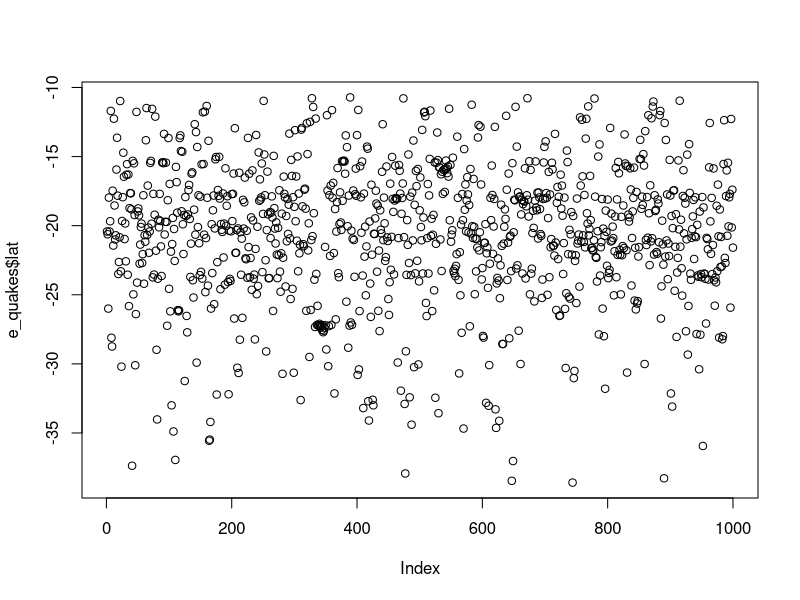
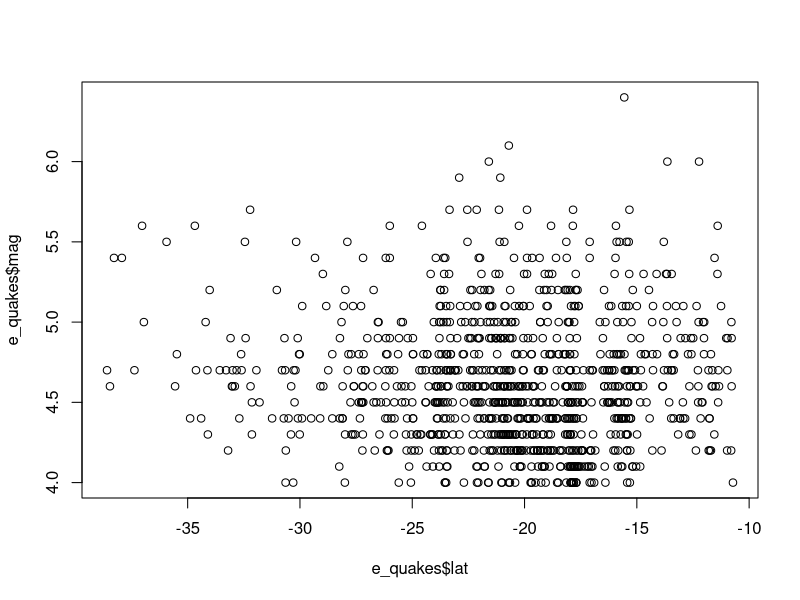
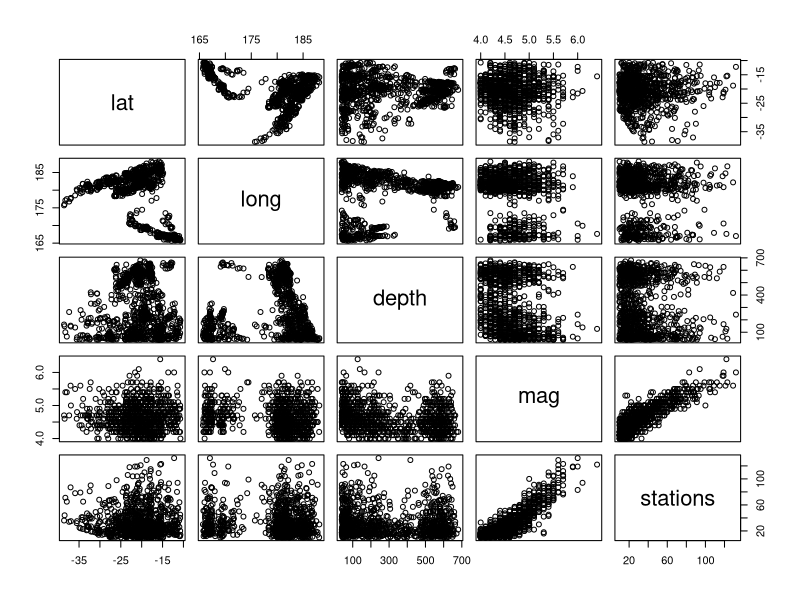
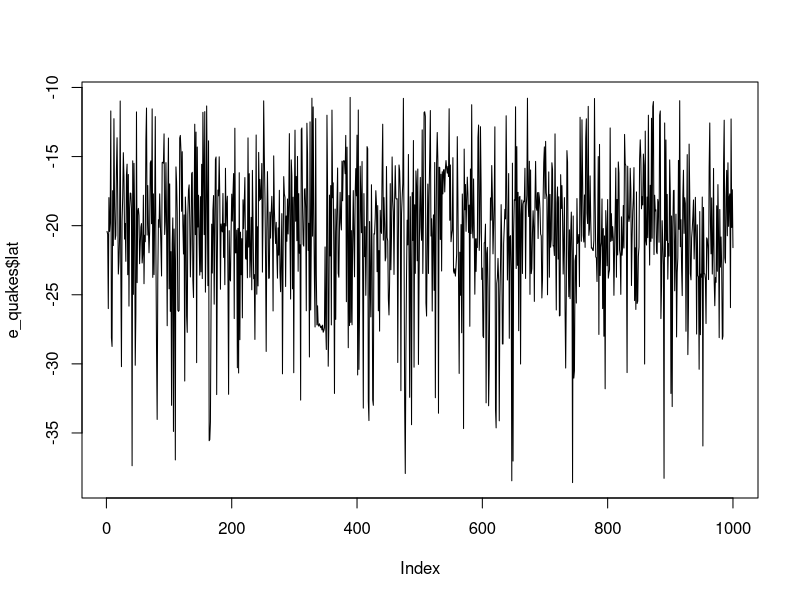
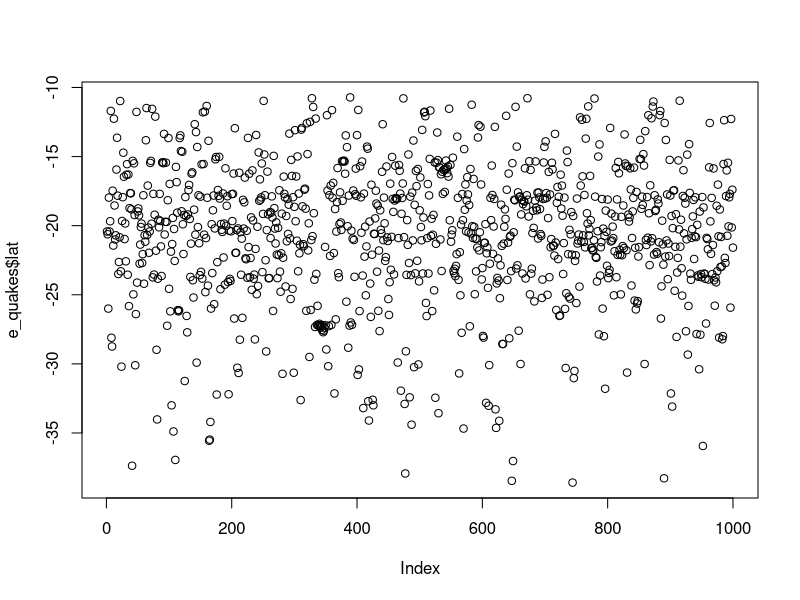
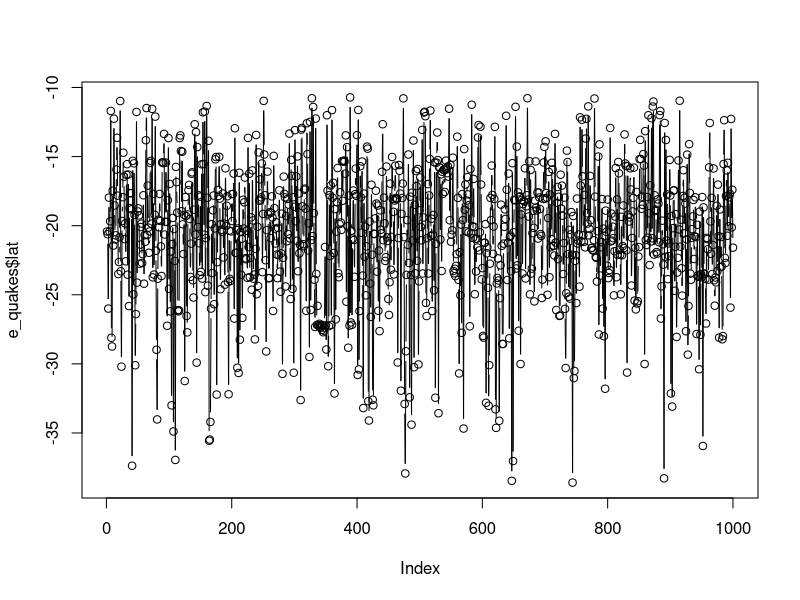
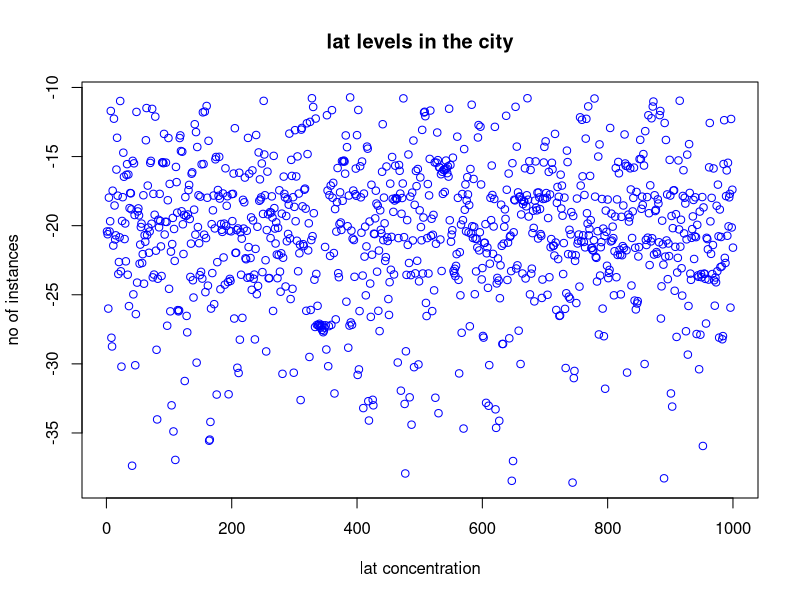
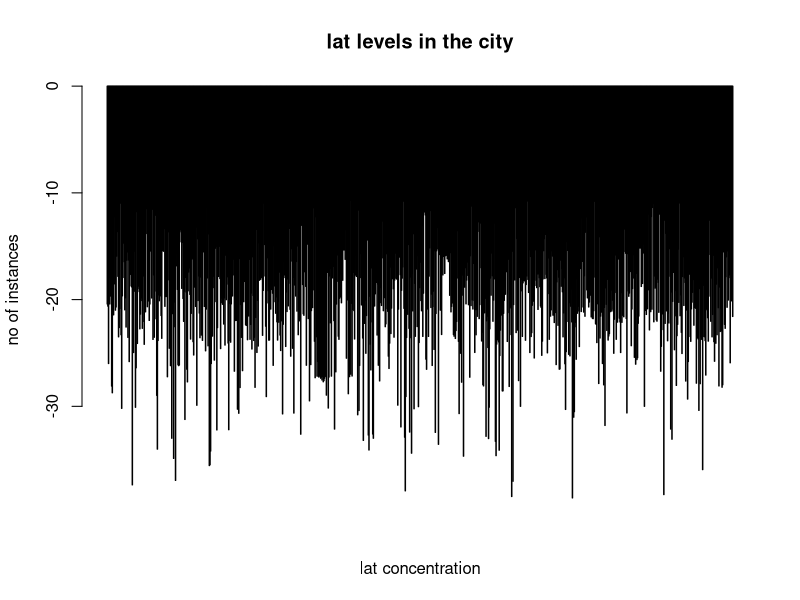

Recreate these plots in R, in order.

e_quakes<-datasets::quakes

head(e_quakes)
tail(e_quakes)
e_quakes[,c(1,2)]
e_quakes$lat

#Summary#
summary(e_quakes$mag)
summary(e_quakes)

# Plot graph #
plot(e_quakes$lat)
plot(e_quakes$lat,e_quakes$mag)
plot(e_quakes)

# Plot and line graph #
plot(e_quakes$lat,type = 'l')
plot(e_quakes$lat,type = 'p')
plot(e_quakes$lat,type = 'b')
plot(e_quakes$lat,xlab = 'lat concentration',
     ylab = 'no of instances',main = 'lat levels in the city',col='blue')

# Horizontal bar plot #
barplot(e_quakes$lat,xlab = 'lat concentration',
        ylab = 'no of instances',main = 'lat levels in the city',col='blue',horiz=F)
barplot(e_quakes$lat,xlab = 'lat concentration',
        ylab = 'no of instances',main = 'lat levels in the city',col='blue',horiz=T)


# Histogram #
hist(e_quakes$depth)
hist(e_quakes$long)
hist(e_quakes$depth, main='Depth values',xlab='Depth rad',col='blue')
hist(e_quakes$long, main='long values',xlab='long rad',col='red')


# Single box plot #
boxplot(e_quakes$depth)
boxplot(e_quakes$long)

# Multiple bx plot #
boxplot(e_quakes[,1:4],main='Multiple box plot')

par(mfrow=c(3,3),mar=c(2,5,2,1),las=1,bty='o')

plot(e_quakes$lat)
plot(e_quakes$lat,e_quakes$mag)
plot(e_quakes$long,type="l")
plot(e_quakes$stations,type="l")
barplot(e_quakes$lat,xlab = 'lat levels',
        main = 'lat concentration in air',col='green',horiz=T)
hist(e_quakes$depth)
hist(e_quakes$long)
boxplot(e_quakes$depth)
boxplot(e_quakes[,0:4],main='multiple box plot')


